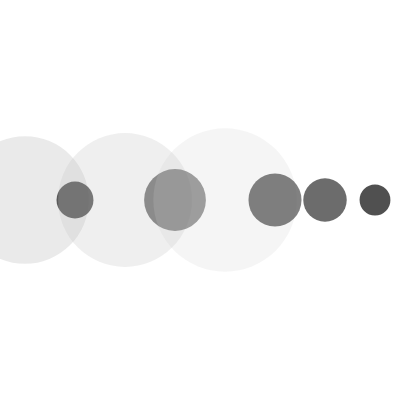
Frame 1 (no input)
Frame 60 (no input): identical to frame 1, image omitted
Frame 120 (the mouse pressed at the canvas centre since frame 60): identical to frame 1, image omitted

The p5.js sketch that drew this single still picture (run headless with seeded random() and noise() and a simulated clock; from frame 60 on, the mouse is pressed at the canvas centre):

// p5.js sketch
// ── sketch.js
arr = [];

function setup() {
  createCanvas(400, 400);
  for (let i = 0; i < 10; i++) {
    arr[i] = random(0, 255);
  }
}

function draw() {
  background(255);
  noStroke();
  for (let i = 0; i < 10; i++) {
    let c = arr[i];
    fill(c,255-c);
    ellipse(25 + i * 50, height / 2, c * 0.7, c * 0.7);
  }

}
